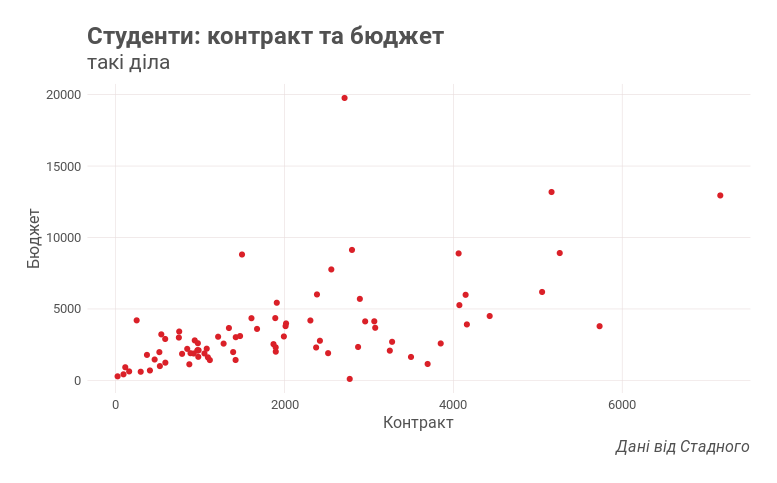

Write R code to recreate this figure.
#bubble plot: aes(size)
ggplot(stud, aes(y=budget, x=contract))+geom_point(col='#da2028')+theme_bw()+
  xlab("Контракт")+
  ylab("Бюджет")+
  ggtitle("Студенти: контракт та бюджет")+
  labs(subtitle="такі діла", caption="Дані від Стадного")+
  guides(color=guide_legend(title=NULL))+
  theme(
    plot.title = element_text(size=18, family="Roboto", face="bold", colour = "#515151"),
    plot.subtitle = element_text(size=16, family="Roboto", color= "#515151", vjust=2),
    plot.caption = element_text(size=12, family="Roboto", color="#515151", face="italic"),
    panel.border=element_blank(),
    panel.background = element_rect(fill = "#ffffff"),
    plot.background = element_rect(fill = "#ffffff"),
    axis.title=element_text(size=12, family="Roboto", colour = "#515151"),
    axis.ticks=element_blank(),
    axis.text=element_text(size=10, family="Roboto", colour = "#515151"),
    panel.grid.major = element_line(colour = "#E8DCDC", size=.2),
    panel.grid.minor = element_blank(),
    plot.margin = unit(c(20, 20, 20, 20), "points")
  )
